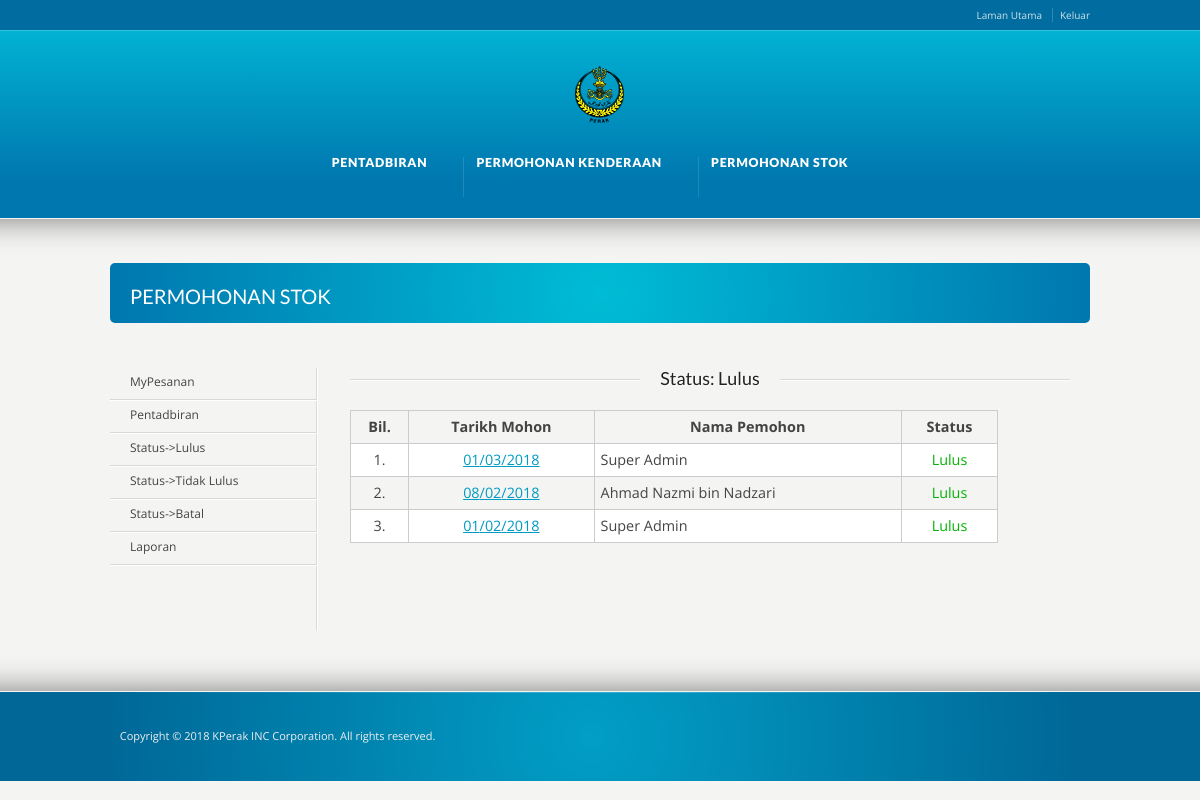
The app's page /stok/index.php?uid=123456&typeid=3 (signed in) with its own data.
### tables this page shows
CREATE TABLE IF NOT EXISTS `stok_order` (
  `id` smallint(6) NOT NULL AUTO_INCREMENT,
  `userid` char(12) NOT NULL,
  `jawatan` tinyint(4) NOT NULL,
  `unit` tinyint(4) NOT NULL,
  `order_date` date NOT NULL,
  `purpose` varchar(300) NOT NULL,
  `status` varchar(10) NOT NULL,
  `flag` tinyint(4) NOT NULL,
  `tstamp` timestamp NOT NULL DEFAULT CURRENT_TIMESTAMP ON UPDATE CURRENT_TIMESTAMP,
  `no_permohonan` smallint(6) NOT NULL,
  PRIMARY KEY (`id`)
);

CREATE TABLE IF NOT EXISTS `tb_member` (
  `id` tinyint(4) NOT NULL AUTO_INCREMENT,
  `nama` varchar(100) NOT NULL DEFAULT '',
  `userid` char(12) NOT NULL,
  `password` varchar(20) NOT NULL DEFAULT '',
  `jawatan` tinyint(4) NOT NULL,
  `gred` tinyint(4) NOT NULL,
  `bahagian` tinyint(4) NOT NULL,
  `unit` tinyint(4) NOT NULL,
  `access_level` tinyint(1) NOT NULL,
  `flag` tinyint(4) NOT NULL,
  `t_stamp` timestamp NOT NULL DEFAULT CURRENT_TIMESTAMP ON UPDATE CURRENT_TIMESTAMP,
  `pejabat` tinyint(4) NOT NULL,
  PRIMARY KEY (`id`)
);

### stok/index.php (the view, shortened to what this page needs)
<?php
$uid = $_GET["uid"];
$typeid = $_GET["typeid"];
?>
<!DOCTYPE html>
<html lang="en-US">
<head>
<link rel="stylesheet" href="../style.css" type="text/css" media="all" />
<link rel="stylesheet" href="../css/_mobile.css" type="text/css" media="all" />
<?php include '../includes/color_scheme.php';?>
</head>
<body>
   <div id="tt-wide-layout" class="content-style-default">
      <div id="wrapper">
         <header role="banner" id="header">
            <div class="top-block">
               <?php include '../includes/top.php';?>
            </div>
            <div class="header-holder tt-logo-center">
               <div class="header-overlay">
                  <div class="header-area">
                     <?php include '../includes/logo.php';?>
					 <?php include '../includes/menu.php';?>
                  </div>
               </div>
            </div>
         </header>
         <div id="main">
            <div class="main-area">
               <div class="tools">
				   <div class="frame">
					<h1>PERMOHONAN STOK</h1>
				   </div>
				</div>
				<nav role="navigation" id="sub_nav">
				   <ul class="sub-menu">
					  <li><a href="index.php?uid=<?php echo $uid;?>&typeid=1">MyPesanan </a></li>
						<?php if ($uid == "123456" or $uid == "701001085731" or $uid == "841218085577"){?>
							<li><a href="index.php?uid=<?php echo $uid;?>&typeid=2">Pentadbiran</a></li>
						<?php }?>
						<li><a href="index.php?uid=<?php echo $uid;?>&typeid=3">Status->Lulus</a></li>
						<li><a href="index.php?uid=<?php echo $uid;?>&typeid=4">Status->Tidak Lulus</a></li>
						<li><a href="index.php?uid=<?php echo $uid;?>&typeid=5">Status->Batal</a></li>
						<li><a href="index.php?uid=<?php echo $uid;?>&typeid=6">Laporan</a></li>
				   </ul>
				</nav>
				<main role="main" id="content" class="content-left-nav">
					<?php if ($typeid == 1){  ?>
						<p><a class="ka_button small_button small_coolblue" href="#" onclick="JavaScript:newPopup1('start.php?uid=<?php echo $uid;?>&typeid=Order')"><label for="description" class="field-icon"><i class="fa fa-shopping-cart"></i></label>Mula Pesan!</a></p>
						<h4 class="heading-horizontal" style="margin:0px 0 20px 0;"><span> Pesanan Stok </span></h4>
						<div style="overflow-x:auto;">
						  <table>
							<tr>
							  <td style="text-align:center"><strong>Bil.</strong></td>
							  <td style="text-align:center"><strong>Tarikh Mohon</strong></td>
							  <td style="text-align:center"><strong>Nama Pemohon</strong></td>
							  <td style="text-align:center"><strong>Status</strong></td>
							  <td style="text-align:center"></td>
							</tr>
							<?php
							$x = 1;
							if ($uid == "123456" or $uid == "701001085731" or $uid == "841218085577"){
								$sql = "SELECT * FROM stok_order WHERE status = 'New' ORDER BY id DESC";
								$result = mysqli_query($conn, $sql);
							}else{
								$sql = "SELECT * FROM stok_order WHERE userid =  '".$uid."' and status = 'New' ORDER BY id DESC";
								$result = mysqli_query($conn, $sql);
							}
								if (mysqli_num_rows($result) > 0) {
									while($row = mysqli_fetch_assoc($result)) {
							?>
									<tr>
										<td style="text-align:center"><?php echo $x;?>.</td>
										<td style="text-align:center"><a href="#" onclick="JavaScript:newPopup1('proses/papar_stok.php?id=<?php echo $row["id"];?>')">
											<?php
											$yyyy = substr($row["order_date"],0,4);
											$mm = substr($row["order_date"],5,2);
											$dd = substr($row["order_date"],8,2);
											echo $dd."/".$mm."/".$yyyy;
											?>
										</a></td>
										<td style="text-align:left">
											<?php
											$sql2 = "SELECT nama FROM tb_member WHERE userid = '".$row["userid"]."'";
											$result2 = mysqli_query($conn, $sql2);
												if (mysqli_num_rows($result2) > 0) {
													while($row2 = mysqli_fetch_assoc($result2)) {
														echo $row2["nama"];
													}
												}
											?>
										</td>
										<?php
											if ($row["status"] == "New"){
												echo "<td style='color:#0000FF;text-align:center'>Baru</td>";
											}elseif ($row["status"] == "Approved"){
												echo "<td style='color:#04B404;text-align:center'>Lulus</td>";
											}elseif ($row["status"] == "Disapprove"){
												echo "<td style='color:#FF0000;text-align:center'>Tidak Lulus</td>";
											}elseif ($row["status"] == "Cancel"){
												echo "<td style='color:#FF0000;text-align:center'>Batal</td>";
											}else{
												echo "error";
											}
										?>
										<td>
											<?php if ($row["status"] == ""){?>
												<a href="proses/process_order_db.php?id=<?php echo $row["id"];?>&typeid=Delete" onclick="return confirm('Are you sure you want to delete this order?');">Hapus</a>
											<?php }?>
											<?php if ($uid == "123456" or $uid == "701001085731" or $uid == "841218085577"){?>
												<a href="#" onclick="JavaScript:newPopup1('proses/process_order.php?id=<?php echo $row["id"];?>&typeid=Process')">Proses</a> <br />
											<?php }?>
											<?php if ($row["status"] == "New" and $row["userid"] == $uid){?>
												<a href="proses/process_order_db.php?uid=<?php echo $uid;?>&id=<?php echo $row["id"];?>&typeid=Cancel" onclick="return confirm('Are you sure you want to cancel this order?');">Batal</a>
											<?php }?>
										</td>
									</tr>
							<?php
									$x = $x + 1;
									}
								}
							?>
						  </table>
						</div>
					<?php }elseif ($typeid == 3){  ?>
						<h4 class="heading-horizontal" style="margin:0px 0 20px 0;"><span> Status: Lulus </span></h4>
						<div style="overflow-x:auto;">
						  <table>
							<tr>
							  <td style="text-align:center"><strong>Bil.</strong></td>
							  <td style="text-align:center"><strong>Tarikh Mohon</strong></td>
							  <td style="text-align:center"><strong>Nama Pemohon</strong></td>
							  <td style="text-align:center"><strong>Status</strong></td>
							</tr>
							<?php
							$x = 1;
							if ($uid == "123456" or $uid == "701001085731" or $uid == "841218085577"){
								$sql = "SELECT * FROM stok_order WHERE status = 'Approved' ORDER BY id DESC";
								$result = mysqli_query($conn, $sql);
							}else{
								$sql = "SELECT * FROM stok_order WHERE userid =  '".$uid."' and status = 'Approved' ORDER BY id DESC";
								$result = mysqli_query($conn, $sql);
							}
								if (mysqli_num_rows($result) > 0) {
									while($row = mysqli_fetch_assoc($result)) {
							?>
									<tr>
										<td style="text-align:center"><?php echo $x;?>.</td>
										<td style="text-align:center"><a href="#" onclick="JavaScript:newPopup1('proses/papar_stok.php?id=<?php echo $row["id"];?>')">
											<?php
											$yyyy = substr($row["order_date"],0,4);
											$mm = substr($row["order_date"],5,2);
											$dd = substr($row["order_date"],8,2);
											echo $dd."/".$mm."/".$yyyy;
											?>
										</a></td>
										<td style="text-align:left">
											<?php
											$sql2 = "SELECT nama FROM tb_member WHERE userid = '".$row["userid"]."'";
											$result2 = mysqli_query($conn, $sql2);
												if (mysqli_num_rows($result2) > 0) {
													while($row2 = mysqli_fetch_assoc($result2)) {
														echo $row2["nama"];
													}
												}
											?>
										</td>
										<?php
											if ($row["status"] == "New"){
												echo "<td style='color:#0000FF;text-align:center'>Baru</td>";
											}elseif ($row["status"] == "Approved"){
												echo "<td style='color:#04B404;text-align:center'>Lulus</td>";
											}elseif ($row["status"] == "Disapprove"){
												echo "<td style='color:#FF0000;text-align:center'>Tidak Lulus</td>";
											}elseif ($row["status"] == "Cancel"){
												echo "<td style='color:#FF0000;text-align:center'>Batal</td>";
											}else{
												echo "error";
											}
										?>
									</tr>
							<?php
									$x = $x + 1;
									}
								}
							?>
						  </table>
						</div>
					<?php }elseif ($typeid == 6) { ?>
						<h4 class="heading-horizontal" style="margin:0px 0 20px 0;"><span>Reports </span></h4>
					<?php }else {?>
						error
					<?php }?>
					<br class="clear" />
                </main>
            </div>
         <div id="footer-top">&nbsp;</div>
      </div>
         <footer role="contentinfo" id="footer">
			<?php include '../includes/footer.php';?>
		</footer>
</div>
</div>
</body>
</html>

### css/karma-sky-blue.css (style rules this page uses)
.top-block, .top-block ul.sf-menu li ul, #footer-callout, #tt-slider-full-width { background: #006C9F; }
.header-holder, #footer { border-top: 1px solid #32C4DD; background-color: #0077AF; background-image: linear-gradient(to bottom, #01B2D3, #0077AF); background-image: -webkit-gradient(linear, left top, left bottom, from(#01B2D3), to(#0077AF)); background-image: -webkit-linear-gradient(top, #01B2D3, #0077AF); background-image: -moz-linear-gradient(top, #01B2D3, #0077AF); background-image: -webkit-linear-gradient(top, #01B2D3, #0077AF); background-image: -o-linear-gradient(top, #01B2D3, #0077AF); background-image: ms-linear-gradient(to bottom, #01B2D3, #0077AF); -pie-background: linear-gradient(to bottom, #01B2D3, #0077AF); }
.header-holder.tt-logo-center { background-image: linear-gradient(to bottom, #01B2D3, #0077AF 80%); -pie-background: linear-gradient(to bottom, #01B2D3, #0077AF 80%); }
#footer { background-image: linear-gradient(to bottom, #01B2D3, #0077AF 64%); -pie-background: linear-gradient(to bottom, #01B2D3, #0077AF 64%); }
.top-block, .top-block a, #header .toolbar-left li, #header .toolbar-right li { color: rgba(255,255,255, 0.8); }
#footer, #footer p, #footer ul, #footer_bottom, #footer_bottom p, #footer_bottom ul, #footer #mc_signup_form label { color: #EEE; }

### css/secondary-sky-blue.css (style rules this page uses)
.jquery1-slider-wrap, .tools { background-color: #00BCD5; background: -webkit-gradient(radial, center center, 0, center center, 460, from(#00BCD5), to(#0077AF)); background: -webkit-radial-gradient(circle, #00BCD5, #0077AF); background: -moz-radial-gradient(circle, #00BCD5, #0077AF); background: -ms-radial-gradient(circle, #00BCD5, #0077AF); }
a, p a strong, .link-top, .tt_comment_required, ul.tt-recent-posts h4, span.required, ul.list li, ul.list1 li:before, ul.list2 li:before, ul.list3 li:before, ul.list4 li:before, ul.list5 li:before, ul.list6 li:before, ul.list7 li:before, ul.list8 li:before, #sidebar ul li:before, #sub_nav ul li .sub-menu li:before, #sub_nav ul li .sub-menu li .sub-menu li:before, #sidebar ul li, #sub_nav ul li .sub-menu a, #sub_nav ul li .sub-menu li.current_page_item a, #sub_nav ul ul a, #sub_nav ul ul a:hover, #sub_nav ul li.current_page_item ul li a, #sub_nav ul li.current_page_parent ul li.current_page_item a, #sub_nav.nav_right_sub_nav ul ul a, #sub_nav.nav_right_sub_nav ul ul a:hover, #sub_nav.nav_right_sub_nav ul li.current_page_item ul li a, #sub_nav.nav_right_sub_nav ul li.current_page_parent ul li.current_page_item a, #sub_nav .sub_nav_sidebar .textwidget ul li, #sub_nav .sub_nav_sidebar a, i.discussion-title, #sidebar ul.social_icons.tt_vector_social_icons a:after, #content p.team-member-title { color: #009BC3; }

### stok/index.php (style rules this page uses)
table { border-collapse: collapse; border-spacing: 0; width: 90%; }
th, td { border: 1px solid #ccc; text-align: left; padding: 8px; }
tr:nth-child(even) { background-color: #fff }

### records on screen
stok_order: order_date "01", order_date "03", order_date "2018", status "Lulus"
tb_member: nama "Super Admin"
stok_order: order_date "08", order_date "02", order_date "2018", status "Lulus"
tb_member: nama "Ahmad Nazmi bin Nadzari"
stok_order: order_date "01", order_date "02", order_date "2018", status "Lulus"
